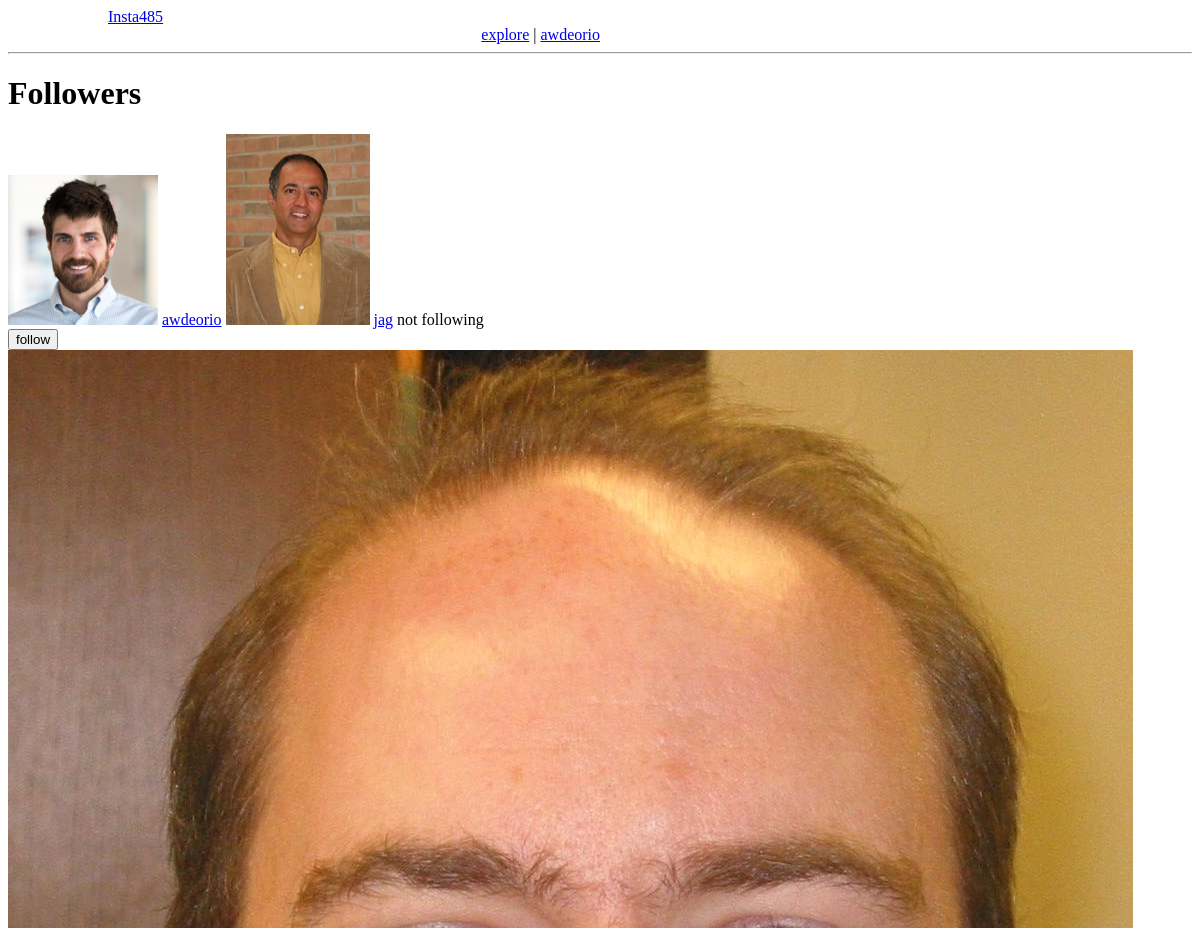
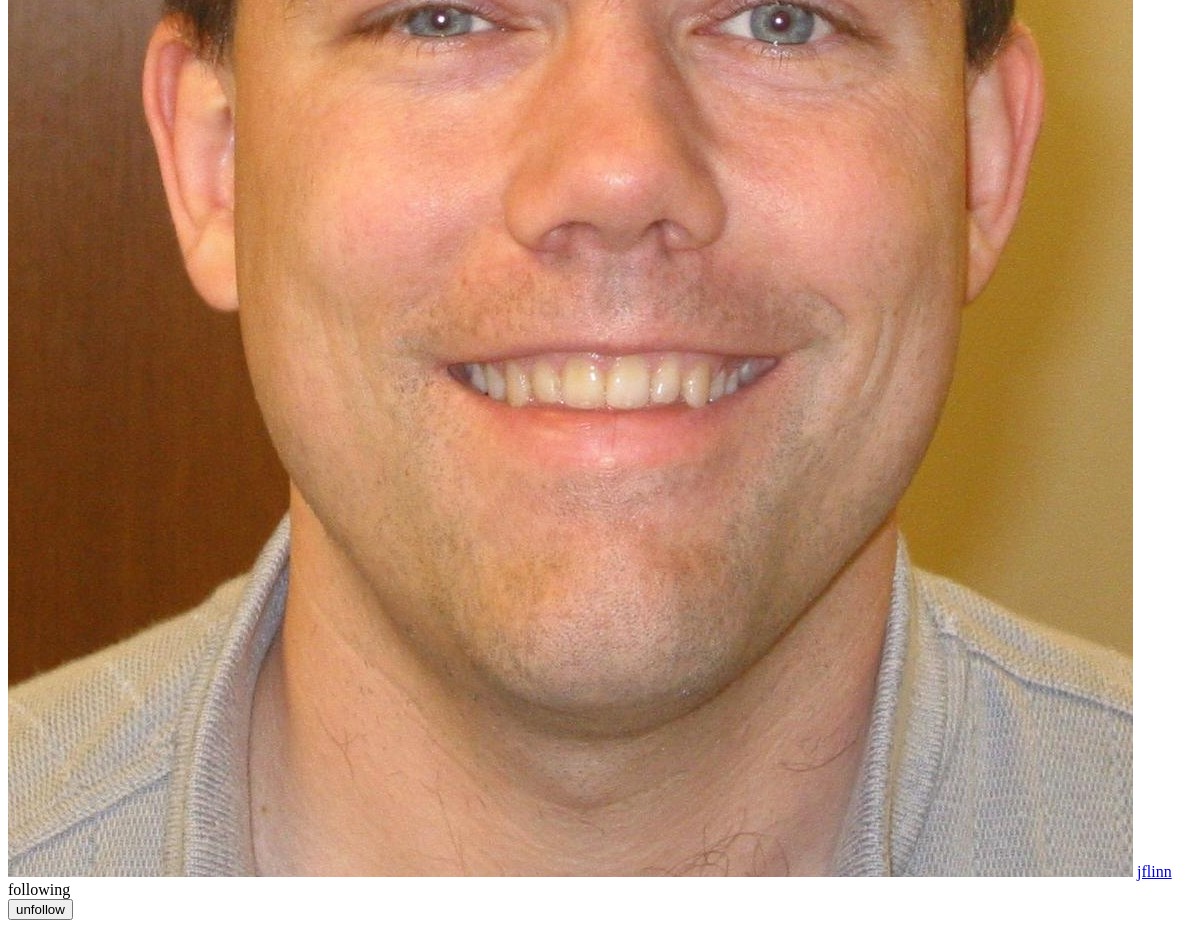
/users/michjc/followers/ (signed in), run on the app's committed database (2 pictures, top to bottom).
### tables this page shows
CREATE TABLE following(
  username1 VARCHAR(20) NOT NULL,
  username2 VARCHAR(20) NOT NULL,
  created DATETIME DEFAULT CURRENT_TIMESTAMP,
  PRIMARY KEY(username1, username2),
  FOREIGN KEY(username1) REFERENCES users(username) ON DELETE CASCADE
  FOREIGN KEY(username2) REFERENCES users(username) ON DELETE CASCADE
);

CREATE TABLE users(
  username VARCHAR(20) NOT NULL,
  fullname VARCHAR(40) NOT NULL,
  email VARCHAR(40) NOT NULL,
  filename VARCHAR(40) NOT NULL,
  password VARCHAR(40) NOT NULL,
  created DATETIME DEFAULT CURRENT_TIMESTAMP,
  PRIMARY KEY(username)
);

### insta485/views/index.py (the view)
@insta485.app.route('/users/<user_url_slug>/followers/')
def show_followers(user_url_slug):
    username = user_url_slug
    if "username" in flask.session:
        logname = flask.session["username"]
    else:
        return flask.redirect("/accounts/login/")
    connection = insta485.model.get_db()
    context = {"logname": logname, "username": username}
    cur = connection.execute(
        "SELECT following.username1 AS username, "
        "users.filename AS user_img_url "
        "FROM following JOIN users on following.username1"
        "==users.username "
        "WHERE following.username2 == ?",
        (username, )
    )
    followers = cur.fetchall()
    context["followers"] = followers
    cur = connection.execute(
        "SELECT username2 "
        "FROM following "
        "WHERE username1 == ?",
        (logname, )
    )
    logname_following = cur.fetchall()
    logname_following = [following["username2"]
                         for following in logname_following]
    for follower in context["followers"]:
        follower["logname_follows_username"] = (follower["username"]
                                                in logname_following)
    return flask.render_template("followers.html", **context)

### insta485/model.py (called while the page is built)
def dict_factory(cursor, row):
    return {col[0]: row[idx] for idx, col in enumerate(cursor.description)}

def get_db():
    if 'sqlite_db' not in flask.g:
        db_filename = insta485.app.config['DATABASE_FILENAME']
        flask.g.sqlite_db = sqlite3.connect(str(db_filename))
        flask.g.sqlite_db.row_factory = dict_factory
        flask.g.sqlite_db.execute("PRAGMA foreign_keys = ON")
    return flask.g.sqlite_db

### insta485/templates/followers.html (shortened to what this page needs)
<!DOCTYPE html>
<html lang="en">
<head>
</head>
<body>
    <div class="logo">
        <a href="/">Insta485</a>
    </div>
    <div class="topright">
        <a href="/explore/">explore</a>
        <a> | </a>
        <a href="/users/{{ logname }}/">{{ logname }}</a>
    </div>
    <hr>
    <h1>Followers</h1>
    {% for follower in followers %}
    <img src="/uploads/{{ follower["user_img_url"] }}" alt="{{ follower["user_img_url"] }}">
    <a href="/users/{{ follower["username"] }}/">{{ follower["username"] }}</a>
    {% if logname != follower["username"] %}
    {% if follower["logname_follows_username"] %}
    following
    <form action="/following/?target=/users/{{ username }}/followers/" method="post" enctype="multipart/form-data">
        <input type="submit" name="unfollow" value="unfollow"/>
    </form>
    {% else %}
    not following
    <form action="/following/?target=/users/{{ username }}/followers/" method="post" enctype="multipart/form-data">
        <input type="submit" name="follow" value="follow"/>
    </form>
    {% endif %}
    {% endif %}
    {% endfor %}
</body>
</html>

### insta485/templates/followers.html (style rules this page uses)
.logo { color: black; text-align: left; margin-left: 100px; width: 50%; display: inline-block; }
.topright { color: black; text-align: right; margin-right: 100px; width: 50%; display: inline-block; }

### data on the page
following: user_img_url (picture), username "awdeorio"
following: user_img_url (picture), username "jag"
following: user_img_url (picture), username "jflinn"

### other printed values
{{ logname }} "awdeorio"
